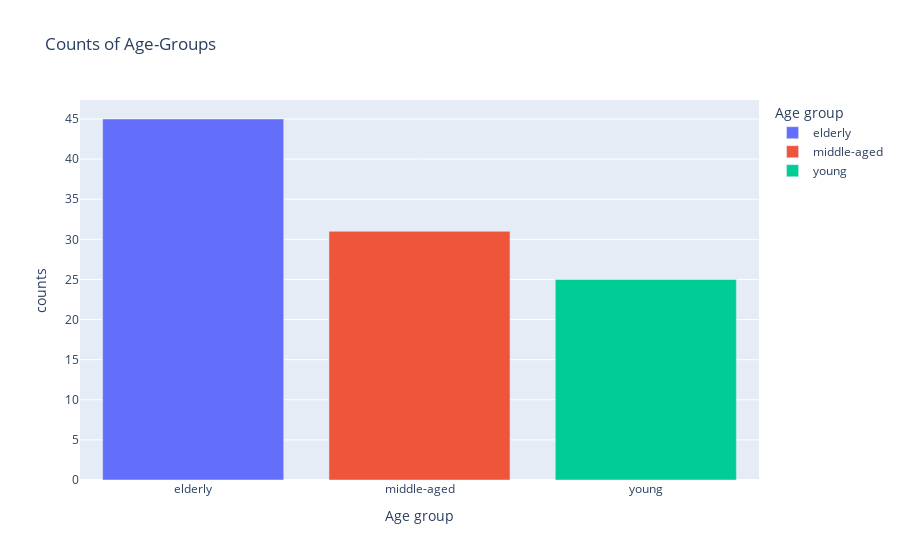

The notebook cell this image was saved under:
### Code cell
age_group_df = df.groupby(['Age group']).size().reset_index(name='counts')
age_fig = px.bar(age_group_df, x="Age group", y="counts", color="Age group", title="Counts of Age-Groups") 
age_fig.show()

### Figure 1 — Plotly figure (JSON) as saved in the notebook; plotly's stock layout.template omitted (floating-point values rounded to 4 significant figures)
{"data": [{"alignmentgroup": "True", "hovertemplate": "Age group=%{x}<br>counts=%{y}<extra></extra>", "legendgroup": "elderly", "marker": {"color": "#636efa"}, "name": "elderly", "offsetgroup": "elderly", "orientation": "v", "showlegend": true, "textposition": "auto", "type": "bar", "x": ["elderly"], "xaxis": "x", "y": [45], "yaxis": "y"}, {"alignmentgroup": "True", "hovertemplate": "Age group=%{x}<br>counts=%{y}<extra></extra>", "legendgroup": "middle-aged", "marker": {"color": "#EF553B"}, "name": "middle-aged", "offsetgroup": "middle-aged", "orientation": "v", "showlegend": true, "textposition": "auto", "type": "bar", "x": ["middle-aged"], "xaxis": "x", "y": [31], "yaxis": "y"}, {"alignmentgroup": "True", "hovertemplate": "Age group=%{x}<br>counts=%{y}<extra></extra>", "legendgroup": "young", "marker": {"color": "#00cc96"}, "name": "young", "offsetgroup": "young", "orientation": "v", "showlegend": true, "textposition": "auto", "type": "bar", "x": ["young"], "xaxis": "x", "y": [25], "yaxis": "y"}], "layout": {"barmode": "relative", "legend": {"title": {"text": "Age group"}, "tracegroupgap": 0}, "title": {"text": "Counts of Age-Groups"}, "xaxis": {"anchor": "y", "categoryarray": ["elderly", "middle-aged", "young"], "categoryorder": "array", "domain": [0, 1], "title": {"text": "Age group"}}, "yaxis": {"anchor": "x", "domain": [0, 1], "title": {"text": "counts"}}}}
